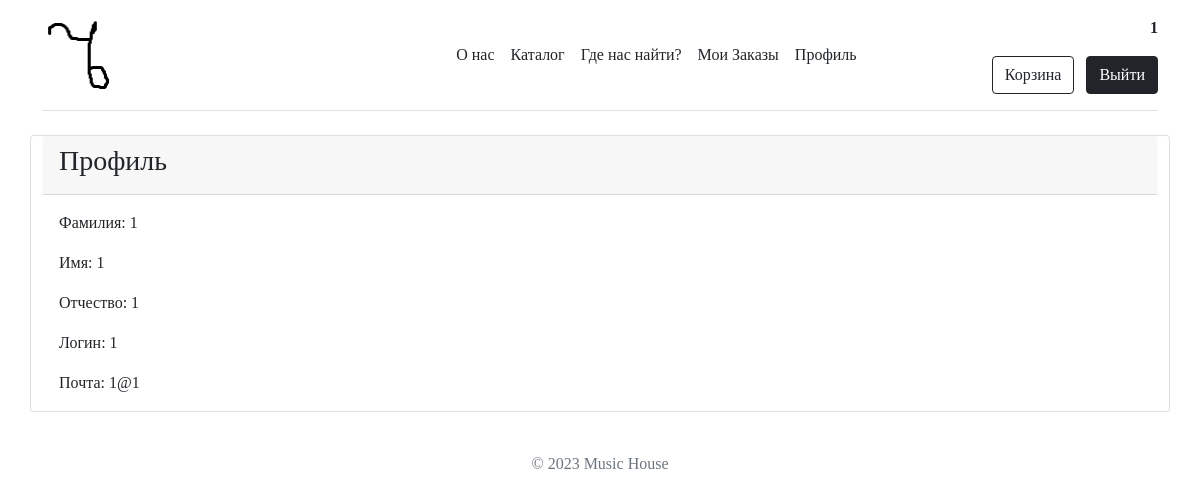
The app's page /template/profile.php (signed in) with its own data.
### tables this page shows
CREATE TABLE `user` (
  `id` int NOT NULL,
  `name` text NOT NULL,
  `surname` text NOT NULL,
  `patronymic` text,
  `login` text NOT NULL,
  `email` text NOT NULL,
  `password` text NOT NULL
);

### template/profile.php (the view, shortened to what this page needs)
<!DOCTYPE html>
<html lang="ru">
<head>
    <link rel="stylesheet" href="/bootstrap/css/bootstrap.css">
    <link rel="stylesheet" href="/css/style.css">
</head>
<body>
    <?php include 'header.php';
    require_once '../scripts/connect.php';?>
    <?php
        $login = $_SESSION['user']['login'];
        $query = "SELECT * FROM `user` WHERE `login` = '$login'";
        $result = $connect->query($query);
        $row = $result->fetch_assoc();?>
        <div class="card container">
            <div class="card-header">
                <h3>Профиль</h3>
            </div>
            <div class="card-body">
                <p class="card-text">Фамилия: <?php echo $row['surname'] ?></p>
                <p class="card-text">Имя: <?php echo $row['name'] ?></p>
                <p class="card-text">Отчество: <?php echo $row['patronymic'] ?></p>
                <p class="card-text">Логин: <?php echo $row['login'] ?></p>
                <p class="card-text">Почта: <?php echo $row['email'] ?></p>
            </div>
        </div>
    <?php include "footer.php"?>
</body>
</html>

### css/style.css (style rules this page uses)
* { font-family: 'Hussar'; }

### records on screen
user: surname "1", name "1", patronymic "1", login "1", email "1@1"

### other values on screen
$_SESSION['user']['login'] "1"
